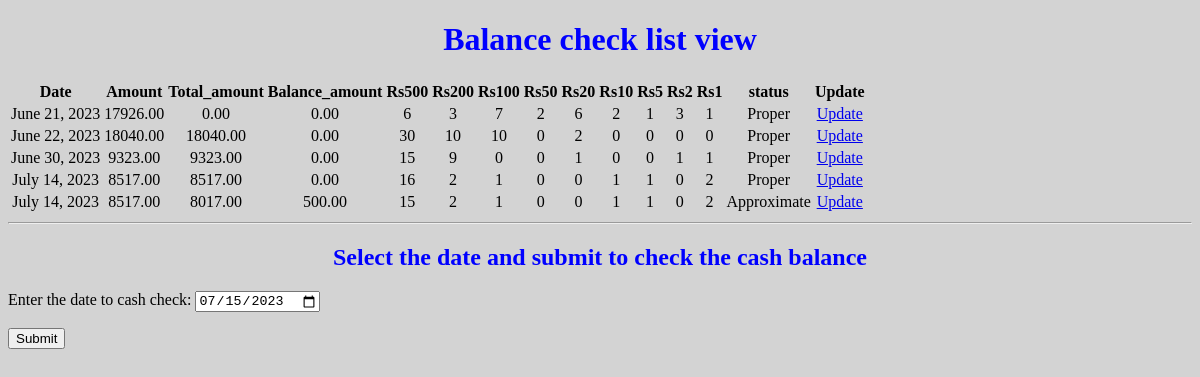
Before: /balance_view/ with the older database file.
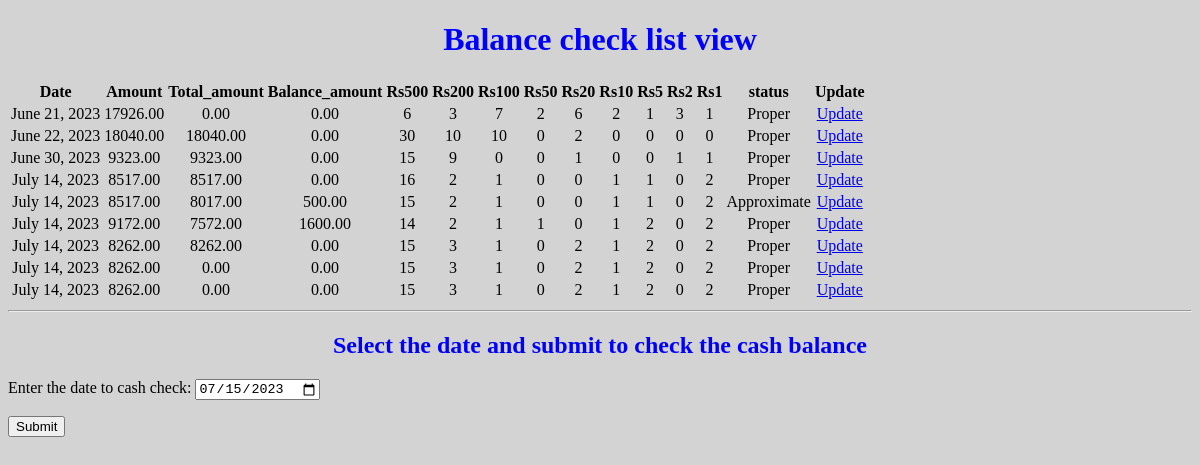
After: the same page with the newer database file.
### account_entry/models.py (models this page shows)
class balance_sheet(models.Model):
    date = models.DateField()
    amount = models.DecimalField(max_digits=10, decimal_places=2)
    rs500 = models.IntegerField()
    rs200 = models.IntegerField()
    rs100 = models.IntegerField()
    rs50 = models.IntegerField()
    rs20 = models.IntegerField()
    rs10 = models.IntegerField()
    rs5 = models.IntegerField()
    rs2 = models.IntegerField()
    rs1 = models.IntegerField()
    total_amount = models.DecimalField(max_digits=10, decimal_places=2, null=True)
    balance_amount = models.DecimalField(max_digits=10, decimal_places=2, null=True)
    status = models.CharField(max_length=50, blank=True)

### account_entry/views.py (the view)
# urls.py: path('balance_view/', views.balance_view),
def balance_view(request):
    balance_list = balance_sheet.objects.all().values()
    context = {"balance": balance_list}
    return render(request, "cash_balance_view.html", context)

### account_entry/templates/cash_balance_view.html (shortened to what this page needs)
<!DOCTYPE html>
<html>
<head>
{% load static %}
<link rel="stylesheet" href="{% static 'mystyle.css' %}">
</head>
<body>
<h1>Balance check list view</h1>
<table>
<tr>
<th>Date</th>
<th>Amount</th>
<th>Total_amount</th>
<th>Balance_amount</th>
<th>Rs500</th>
<th>Rs200</th>
<th>Rs100</th>
<th>Rs50</th>
<th>Rs20</th>
<th>Rs10</th>
<th>Rs5</th>
<th>Rs2</th>
<th>Rs1</th>
<th>status</th>
<th>Update</th>
</tr>
{% for x in balance %}
<tr>
<td>{{ x.date }}</td>
<td> {{ x.amount }}</td>
<td> {{ x.total_amount }}</td>
<td> {{ x.balance_amount }}</td>
<td> {{ x.rs500 }}</td>
<td> {{ x.rs200 }}</td>
<td> {{ x.rs100 }}</td>
<td> {{ x.rs50 }}</td>
<td> {{ x.rs20 }}</td>
<td> {{ x.rs10 }}</td>
<td> {{ x.rs5 }}</td>
<td> {{ x.rs2 }}</td>
<td> {{ x.rs1 }}</td>
<td> {{ x.status }}</td>
<td><a href="/balanceUpdate/{{ x.id }}/{{ x.date|date:"Y-m-d" }}">Update</a></td>
</tr>
{% endfor %}
</table>
<hr/>
<h2>Select the date and submit to check the cash balance</h2>
<form action="cash_check/" method="post">
<p>Enter the date to cash check: <input type="date" name="filter_date" value="{% now "Y-m-d" %}" placeholder="Select the date here:"></p>
<p><input type="submit" value="Submit"></p>
</form>
</body>
</html>

### account_entry/static/mystyle.css (style rules this page uses)
body { background-color: lightgrey; }
h1, h2 { text-align: center; color: blue; }
p { color: black; }
table { border-width: 2pt; align-self: center; align-content: center; border: black; border: 1pt; }
th, td { text-align: center; vertical-align: middle; }

Changed rows visible on the page:
added balance_sheet: date "July 14, 2023", amount "9172.00", total_amount "7572.00", balance_amount "1600.00", rs500 "14", rs200 "2", rs100 "1", rs50 "1", rs20 "0", rs10 "1", rs5 "2", rs2 "0", rs1 "2", status "Proper"
added balance_sheet: date "July 14, 2023", amount "8262.00", total_amount "8262.00", balance_amount "0.00", rs500 "15", rs200 "3", rs100 "1", rs50 "0", rs20 "2", rs10 "1", rs5 "2", rs2 "0", rs1 "2", status "Proper"
added balance_sheet: date "July 14, 2023", amount "8262.00", total_amount "0.00", balance_amount "0.00", rs500 "15", rs200 "3", rs100 "1", rs50 "0", rs20 "2", rs10 "1", rs5 "2", rs2 "0", rs1 "2", status "Proper"
added balance_sheet: date "July 14, 2023", amount "8262.00", total_amount "0.00", balance_amount "0.00", rs500 "15", rs200 "3", rs100 "1", rs50 "0", rs20 "2", rs10 "1", rs5 "2", rs2 "0", rs1 "2", status "Proper"
